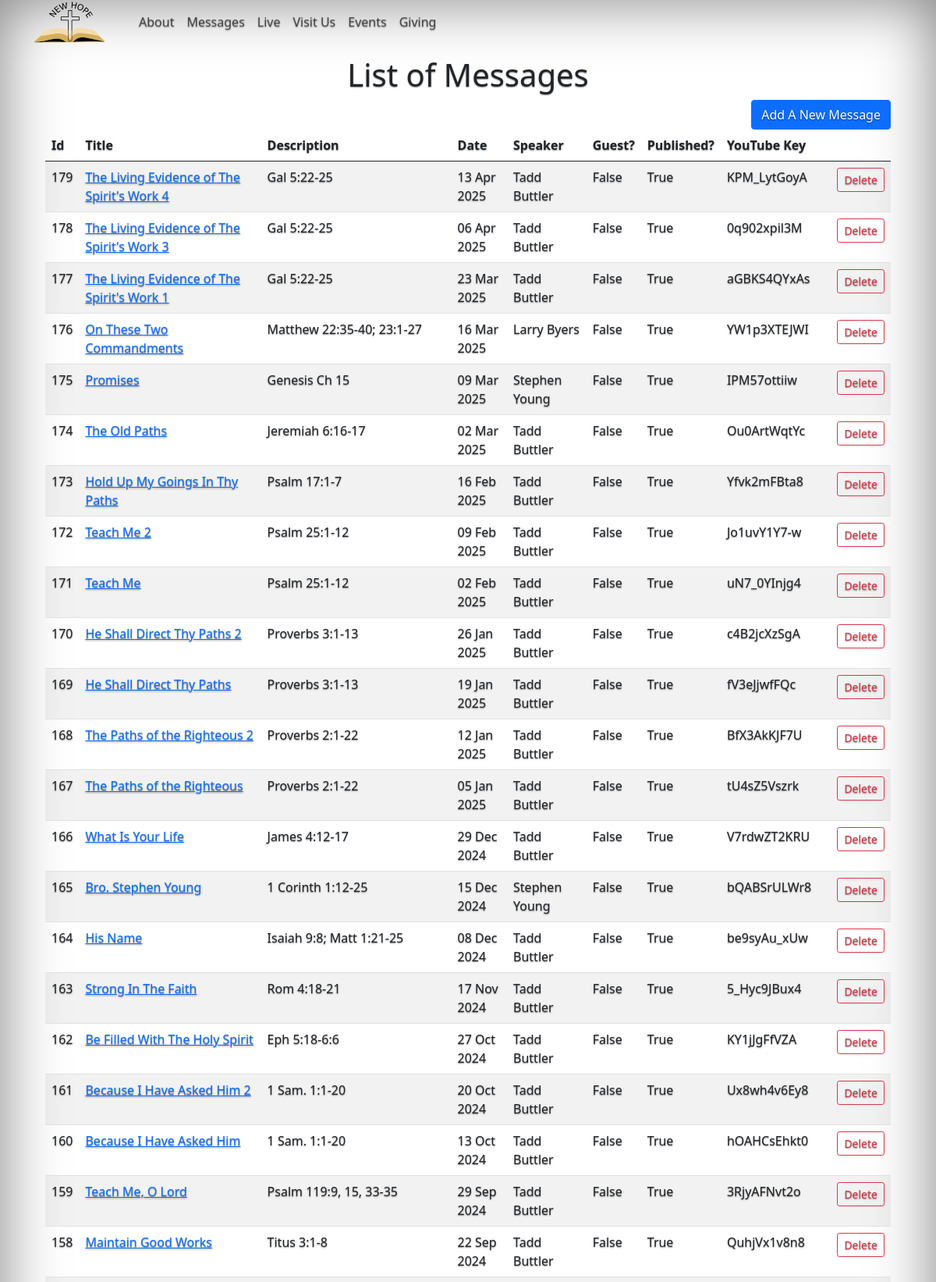
The app's page /list-messages (upper part) with its own data.
### app/models.py (models this page shows, shortened)
class VideoMessage(db.Model):
    id = db.Column(db.Integer, primary_key=True)
    title = db.Column(db.String(128))
    description = db.Column(db.String(256))
    timestamp = db.Column(db.DateTime, index=True, default=datetime.utcnow)
    youtube_id = db.Column(db.String(256), unique=True)
    speaker_id = db.Column(db.Integer, db.ForeignKey('speaker.id'))
    is_published = db.Column(db.Boolean)

### app/routes.py (the view)
@app.route('/list-messages', methods=['GET'])
def list_messages():
    pageModel.messages = GetMessages()
    return render_template('list_messages.html', model = pageModel)

### app/routes.py (called while the page is built)
def MapMessage(sequence: int, message: VideoMessage, image: Image) -> Message:
    result = Message(message.id)
    result.title = message.title
    result.timestamp = message.timestamp
    result.description = message.description
    result.youtube_id = message.youtube_id
    result.speaker_id = message.speaker_id
    result.speaker = f'{message.speaker.first_name} {message.speaker.last_name}'
    result.speaker_is_guest = message.speaker.is_guest
    result.speaker_icon_file_name = message.speaker.icon_file_name
    result.is_published = message.is_published
    result.sequence = sequence
    if bool(image):
        result.image_file = image.filename
        result.image_description = image.description
    return result

def GetMessages(count: int = 0, includeImages: bool = False):
    messages = []
    imageList = []
    if bool(count):
        messageList = VideoMessage.query.order_by(VideoMessage.timestamp.desc()).limit(count).all()
    else:
        messageList = VideoMessage.query.order_by(VideoMessage.timestamp.desc()).all()
    if includeImages:
        imageList = GetImages()
    index = 0
    numOfImages = len(imageList)
    app.logger.info(f'{len(messageList)} video message were retrieved to display.')
    for message in messageList:
        messages.append(MapMessage(
            index,
            message,
            None if index >= numOfImages else imageList[index])) # Add a default image?
        index = index + 1
    return messages

### app/templates/list_messages.html (shortened to what this page needs)
{% extends "base.html" %}
{% block content %}
<div class="row p-3 rounded">
    <div class="col-12">
        <h1 style="text-align: center;">List of Messages</h1>
        <div style="text-align: right;"><a href="{{ url_for('add_message')}}" class="btn btn-primary">Add A New Message</a></div>
        <div class="table-responsive">
        <table id="message-table" class="table table-striped table-hover">
            <thead>
                <th>Id</th>
                <th>Title</th>
                <th>Description</th>
                <th>Date</th>
                <th>Speaker</th>
                <th>Guest?</th>
                <th>Published?</th>
                <th>YouTube Key</th>
                <th></th>
            </thead>
            <tbody>
                {% for message in model.messages %}
                <tr>
                <td>{{ message.id }}</td>
                <td><a href="{{ url_for('update_message', id=message.id) }}">{{ message.title }}</a></td>
                <td>{{ message.description }}</td>
                <td>{{ message.timestamp.strftime('%d %b %Y') }}</td>
                <td>{{ message.speaker }}</td>
                <td>{{ message.speaker_is_guest }}</td>
                <td>{{ message.is_published }}</td>
                <td>{{ message.youtube_id }}</td>
                <td><a href="#" data-url="{{ url_for('delete_message', id=message.youtube_id) }}" data-title="{{ message.title }}" data-date="{{ message.timestamp.strftime('%d %b %Y') }}" class="btn btn-outline-danger btn-sm msg-delete" data-bs-toggle="modal" data-bs-target="#staticBackdrop">Delete</a></td>
                </tr>
                {% endfor %}
            </tbody>
        </table>
        </div>
    </div>
</div>
{% endblock %}

### records on screen
VideoMessage: title "The Living Evidence of The Spirit's Work 4", description "Gal 5:22-25", timestamp "13 Apr 2025", youtube_id "KPM_LytGoyA"
VideoMessage: title "The Living Evidence of The Spirit's Work 3", description "Gal 5:22-25", timestamp "06 Apr 2025", youtube_id "0q902xpil3M"
VideoMessage: title "The Living Evidence of The Spirit's Work 1", description "Gal 5:22-25", timestamp "23 Mar 2025", youtube_id "aGBKS4QYxAs"
VideoMessage: title "On These Two Commandments", description "Matthew 22:35-40; 23:1-27", timestamp "16 Mar 2025", youtube_id "YW1p3XTEJWI"
VideoMessage: title "Promises", description "Genesis Ch 15", timestamp "09 Mar 2025", youtube_id "IPM57ottiiw"
VideoMessage: title "The Old Paths", description "Jeremiah 6:16-17", timestamp "02 Mar 2025", youtube_id "Ou0ArtWqtYc"
VideoMessage: title "Hold Up My Goings In Thy Paths", description "Psalm 17:1-7", timestamp "16 Feb 2025", youtube_id "Yfvk2mFBta8"
VideoMessage: title "Teach Me 2", description "Psalm 25:1-12", timestamp "09 Feb 2025", youtube_id "Jo1uvY1Y7-w"
VideoMessage: title "Teach Me", description "Psalm 25:1-12", timestamp "02 Feb 2025", youtube_id "uN7_0YInjg4"
VideoMessage: title "He Shall Direct Thy Paths 2", description "Proverbs 3:1-13", timestamp "26 Jan 2025", youtube_id "c4B2jcXzSgA"
VideoMessage: title "He Shall Direct Thy Paths", description "Proverbs 3:1-13", timestamp "19 Jan 2025", youtube_id "fV3eJjwfFQc"
VideoMessage: title "The Paths of the Righteous 2", description "Proverbs 2:1-22", timestamp "12 Jan 2025", youtube_id "BfX3AkKJF7U"
VideoMessage: title "The Paths of the Righteous", description "Proverbs 2:1-22", timestamp "05 Jan 2025", youtube_id "tU4sZ5Vszrk"
VideoMessage: title "What Is Your Life", description "James 4:12-17", timestamp "29 Dec 2024", youtube_id "V7rdwZT2KRU"
VideoMessage: title "Bro. Stephen Young", description "1 Corinth 1:12-25", timestamp "15 Dec 2024", youtube_id "bQABSrULWr8"
VideoMessage: title "His Name", description "Isaiah 9:8; Matt 1:21-25", timestamp "08 Dec 2024", youtube_id "be9syAu_xUw"
VideoMessage: title "Strong In The Faith", description "Rom 4:18-21", timestamp "17 Nov 2024", youtube_id "5_Hyc9JBux4"
VideoMessage: title "Be Filled With The Holy Spirit", description "Eph 5:18-6:6", timestamp "27 Oct 2024", youtube_id "KY1jJgFfVZA"
VideoMessage: title "Because I Have Asked Him 2", description "1 Sam. 1:1-20", timestamp "20 Oct 2024", youtube_id "Ux8wh4v6Ey8"
VideoMessage: title "Because I Have Asked Him", description "1 Sam. 1:1-20", timestamp "13 Oct 2024", youtube_id "hOAHCsEhkt0"
VideoMessage: title "Teach Me, O Lord", description "Psalm 119:9, 15, 33-35", timestamp "29 Sep 2024", youtube_id "3RjyAFNvt2o"
VideoMessage: title "Maintain Good Works", description "Titus 3:1-8", timestamp "22 Sep 2024", youtube_id "QuhjVx1v8n8"

### other values on screen
{{ message.id }} "179" "178" "177" "176" "175" "174" "173" "172" "171" "170" "169" "168" "167" "166" "165" "164" "163" "162" "161" "160" "159" "158"
{{ message.speaker }} "Tadd Buttler" "Tadd Buttler" "Tadd Buttler" "Larry Byers" "Stephen Young" "Tadd Buttler" "Tadd Buttler" "Tadd Buttler" "Tadd Buttler" "Tadd Buttler" "Tadd Buttler" "Tadd Buttler" "Tadd Buttler" "Tadd Buttler" "Stephen Young" "Tadd Buttler" "Tadd Buttler" "Tadd Buttler" "Tadd Buttler" "Tadd Buttler" "Tadd Buttler" "Tadd Buttler"
{{ message.speaker_is_guest }} "False" "False" "False" "False" "False" "False" "False" "False" "False" "False" "False" "False" "False" "False" "False" "False" "False" "False" "False" "False" "False" "False"
{{ message.is_published }} "True" "True" "True" "True" "True" "True" "True" "True" "True" "True" "True" "True" "True" "True" "True" "True" "True" "True" "True" "True" "True" "True"
